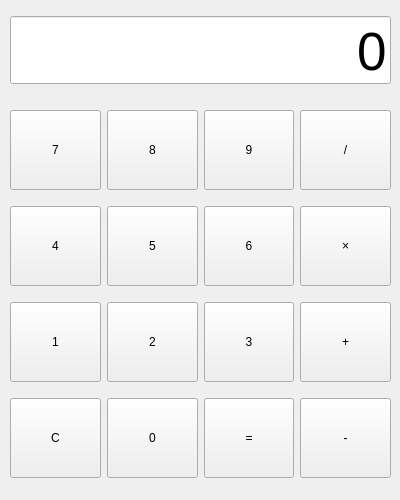
<?xml version="1.0" encoding="UTF-8"?>
<ui version="4.0">
 <class>Form</class>
 <widget class="QWidget" name="Form">
  <property name="geometry">
   <rect>
    <x>0</x>
    <y>0</y>
    <width>400</width>
    <height>500</height>
   </rect>
  </property>
  <property name="windowTitle">
   <string>Form</string>
  </property>
  <widget class="QWidget" name="verticalLayoutWidget">
   <property name="geometry">
    <rect>
     <x>10</x>
     <y>10</y>
     <width>381</width>
     <height>80</height>
    </rect>
   </property>
   <layout class="QVBoxLayout" name="verticalLayout">
    <item>
     <widget class="QLineEdit" name="le_view">
      <property name="font">
       <font>
        <pointsize>40</pointsize>
       </font>
      </property>
      <property name="text">
       <string>0</string>
      </property>
      <property name="alignment">
       <set>Qt::AlignBottom|Qt::AlignRight|Qt::AlignTrailing</set>
      </property>
     </widget>
    </item>
   </layout>
  </widget>
  <widget class="QWidget" name="gridLayoutWidget">
   <property name="geometry">
    <rect>
     <x>10</x>
     <y>100</y>
     <width>381</width>
     <height>391</height>
    </rect>
   </property>
   <layout class="QGridLayout" name="gridLayout">
    <item row="7" column="0">
     <widget class="QPushButton" name="btn_1">
      <property name="minimumSize">
       <size>
        <width>0</width>
        <height>80</height>
       </size>
      </property>
      <property name="text">
       <string>1</string>
      </property>
     </widget>
    </item>
    <item row="0" column="3">
     <widget class="QPushButton" name="btn_9">
      <property name="minimumSize">
       <size>
        <width>0</width>
        <height>80</height>
       </size>
      </property>
      <property name="text">
       <string>9</string>
      </property>
     </widget>
    </item>
    <item row="0" column="4">
     <widget class="QPushButton" name="btn_div">
      <property name="minimumSize">
       <size>
        <width>0</width>
        <height>80</height>
       </size>
      </property>
      <property name="text">
       <string>/</string>
      </property>
     </widget>
    </item>
    <item row="0" column="2">
     <widget class="QPushButton" name="btn_8">
      <property name="minimumSize">
       <size>
        <width>0</width>
        <height>80</height>
       </size>
      </property>
      <property name="text">
       <string>8</string>
      </property>
     </widget>
    </item>
    <item row="7" column="2">
     <widget class="QPushButton" name="btn_2">
      <property name="minimumSize">
       <size>
        <width>0</width>
        <height>80</height>
       </size>
      </property>
      <property name="text">
       <string>2</string>
      </property>
     </widget>
    </item>
    <item row="7" column="4">
     <widget class="QPushButton" name="btn_add">
      <property name="minimumSize">
       <size>
        <width>0</width>
        <height>80</height>
       </size>
      </property>
      <property name="text">
       <string>+</string>
      </property>
     </widget>
    </item>
    <item row="13" column="2">
     <widget class="QPushButton" name="btn_0">
      <property name="minimumSize">
       <size>
        <width>0</width>
        <height>80</height>
       </size>
      </property>
      <property name="text">
       <string>0</string>
      </property>
     </widget>
    </item>
    <item row="7" column="3">
     <widget class="QPushButton" name="btn_3">
      <property name="minimumSize">
       <size>
        <width>0</width>
        <height>80</height>
       </size>
      </property>
      <property name="text">
       <string>3</string>
      </property>
     </widget>
    </item>
    <item row="3" column="2">
     <widget class="QPushButton" name="btn_5">
      <property name="minimumSize">
       <size>
        <width>0</width>
        <height>80</height>
       </size>
      </property>
      <property name="text">
       <string>5</string>
      </property>
     </widget>
    </item>
    <item row="3" column="3">
     <widget class="QPushButton" name="btn_6">
      <property name="minimumSize">
       <size>
        <width>0</width>
        <height>80</height>
       </size>
      </property>
      <property name="text">
       <string>6</string>
      </property>
     </widget>
    </item>
    <item row="3" column="4">
     <widget class="QPushButton" name="btn_mul">
      <property name="minimumSize">
       <size>
        <width>0</width>
        <height>80</height>
       </size>
      </property>
      <property name="text">
       <string>×</string>
      </property>
     </widget>
    </item>
    <item row="13" column="3">
     <widget class="QPushButton" name="btn_result">
      <property name="minimumSize">
       <size>
        <width>0</width>
        <height>80</height>
       </size>
      </property>
      <property name="text">
       <string>=</string>
      </property>
     </widget>
    </item>
    <item row="13" column="4">
     <widget class="QPushButton" name="btn_min">
      <property name="minimumSize">
       <size>
        <width>0</width>
        <height>80</height>
       </size>
      </property>
      <property name="text">
       <string>-</string>
      </property>
     </widget>
    </item>
    <item row="3" column="0">
     <widget class="QPushButton" name="btn_4">
      <property name="minimumSize">
       <size>
        <width>0</width>
        <height>80</height>
       </size>
      </property>
      <property name="text">
       <string>4</string>
      </property>
     </widget>
    </item>
    <item row="0" column="0">
     <widget class="QPushButton" name="btn_7">
      <property name="minimumSize">
       <size>
        <width>0</width>
        <height>80</height>
       </size>
      </property>
      <property name="text">
       <string>7</string>
      </property>
     </widget>
    </item>
    <item row="13" column="0">
     <widget class="QPushButton" name="btn_C">
      <property name="minimumSize">
       <size>
        <width>0</width>
        <height>80</height>
       </size>
      </property>
      <property name="text">
       <string>C</string>
      </property>
     </widget>
    </item>
   </layout>
  </widget>
 </widget>
 <resources/>
 <connections/>
</ui>
